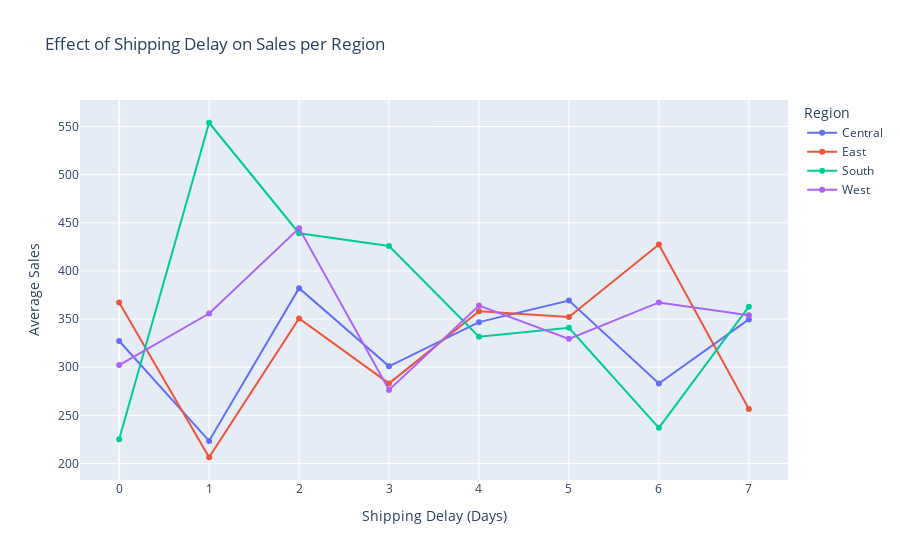

The code cell stored with this chart in its notebook:
### Markdown cell above
## Délais de livraison

Troisièmement, les retards de livraison peuvent entraîner une baisse des ventes, voire même de profit négatifs.

### Code cell
import plotly.express as px
import pandas as pd

def visualize_shipping_delay_effect(df):
    """
    Visualizes the effect of shipping delay on Sales and Profit per region using Plotly.
    
    Parameters:
    df (pd.DataFrame): The dataset with 'Order Date', 'Ship Date', 'Region', 'Sales', and 'Profit'.
    """
    # Ensure dates are in datetime format
    df['Order Date'] = pd.to_datetime(df['Order Date'])
    df['Ship Date'] = pd.to_datetime(df['Ship Date'])
    
    # Calculate shipping delay
    df['Shipping Delay (Days)'] = (df['Ship Date'] - df['Order Date']).dt.days
    df = df[df['Shipping Delay (Days)'] >= 0]  # Remove negative values
    
    # Group data by shipping delay and region
    delay_grouped = df.groupby(['Shipping Delay (Days)', 'Region'])[['Sales', 'Profit']].mean().reset_index()
    
    # Plot Sales effect
    fig_sales = px.line(delay_grouped, x='Shipping Delay (Days)', y='Sales', color='Region',
                         title='Effect of Shipping Delay on Sales per Region',
                         markers=True, labels={'Sales': 'Average Sales'})
    
    # Plot Profit effect
    fig_profit = px.line(delay_grouped, x='Shipping Delay (Days)', y='Profit', color='Region',
                          title='Effect of Shipping Delay on Profit per Region',
                          markers=True, labels={'Profit': 'Average Profit'})
    
    # Show plots
    fig_sales.show()
    fig_profit.show()

# Example usage
visualize_shipping_delay_effect(df)

### Figure 1 — Plotly figure (JSON) as saved in the notebook; plotly's stock layout.template omitted (floating-point values rounded to 4 significant figures)
{"data": [{"hovertemplate": "Region=Central<br>Shipping Delay (Days)=%{x}<br>Average Sales=%{y}<extra></extra>", "legendgroup": "Central", "line": {"color": "#636efa", "dash": "solid"}, "marker": {"symbol": "circle"}, "mode": "lines+markers", "name": "Central", "orientation": "v", "showlegend": true, "type": "scatter", "x": [0, 1, 2, 3, 4, 5, 6, 7], "xaxis": "x", "y": [327.2, 223.4, 382.1, 300.9, 346.8, 369.3, 283.1, 349.6], "yaxis": "y"}, {"hovertemplate": "Region=East<br>Shipping Delay (Days)=%{x}<br>Average Sales=%{y}<extra></extra>", "legendgroup": "East", "line": {"color": "#EF553B", "dash": "solid"}, "marker": {"symbol": "circle"}, "mode": "lines+markers", "name": "East", "orientation": "v", "showlegend": true, "type": "scatter", "x": [0, 1, 2, 3, 4, 5, 6, 7], "xaxis": "x", "y": [367.2, 206.5, 350.6, 283.2, 358.2, 352.2, 427.5, 256.6], "yaxis": "y"}, {"hovertemplate": "Region=South<br>Shipping Delay (Days)=%{x}<br>Average Sales=%{y}<extra></extra>", "legendgroup": "South", "line": {"color": "#00cc96", "dash": "solid"}, "marker": {"symbol": "circle"}, "mode": "lines+markers", "name": "South", "orientation": "v", "showlegend": true, "type": "scatter", "x": [0, 1, 2, 3, 4, 5, 6, 7], "xaxis": "x", "y": [225.1, 553.9, 439.1, 425.9, 331.7, 340.8, 237.0, 362.8], "yaxis": "y"}, {"hovertemplate": "Region=West<br>Shipping Delay (Days)=%{x}<br>Average Sales=%{y}<extra></extra>", "legendgroup": "West", "line": {"color": "#ab63fa", "dash": "solid"}, "marker": {"symbol": "circle"}, "mode": "lines+markers", "name": "West", "orientation": "v", "showlegend": true, "type": "scatter", "x": [0, 1, 2, 3, 4, 5, 6, 7], "xaxis": "x", "y": [302.2, 355.7, 444.3, 276.3, 364.0, 329.5, 367.3, 354.0], "yaxis": "y"}], "layout": {"legend": {"title": {"text": "Region"}, "tracegroupgap": 0}, "title": {"text": "Effect of Shipping Delay on Sales per Region"}, "xaxis": {"anchor": "y", "domain": [0, 1], "title": {"text": "Shipping Delay (Days)"}}, "yaxis": {"anchor": "x", "domain": [0, 1], "title": {"text": "Average Sales"}}}}
